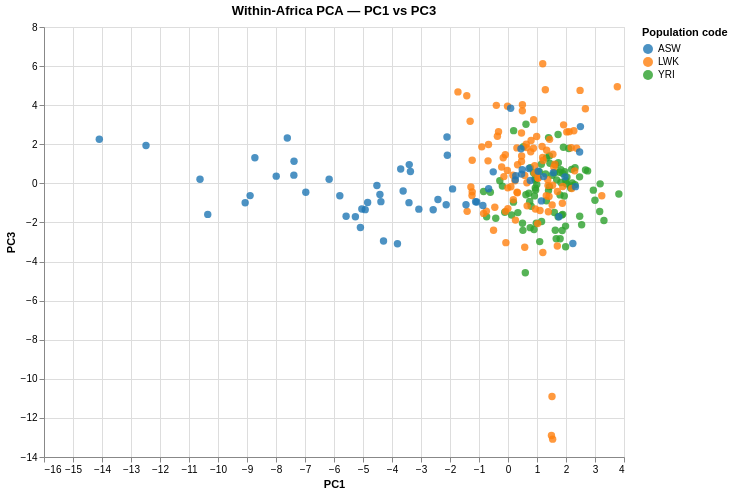

Source (notebook cell):
### Code cell
# Creating PC1 v PC3 chart

chart_afr_pc1v3 = alt.Chart(df_afr).mark_circle(size=55, opacity=0.8).encode(
    x='PC1:Q', y='PC3:Q',
    color=alt.Color('Population code:N',
        scale=alt.Scale(scheme='category10')),
    tooltip=['Sample:N', 'Population name:N']
).properties(
    title='Within-Africa PCA — PC1 vs PC3',
    width=580, height=430).interactive()

chart_afr_pc1v3.save('/Users/tim/bioinformatics-portfolio/01b-genes-and-geography/results/figures/pca_africa_pc1v3.html')
chart_afr_pc1v3

### Figure 1 — Vega-Lite specification as saved in the notebook (floating-point values rounded to 4 significant figures; data arrays with more than 128 entries replaced by an {"elided": "..."} marker saying what was removed)
{"config": {"view": {"continuousWidth": 300, "continuousHeight": 300}}, "data": {"name": "data-fe96d5c13c14603708888d23659a3aa4"}, "mark": {"type": "circle", "opacity": 0.8, "size": 55}, "encoding": {"color": {"field": "Population code", "scale": {"scheme": "category10"}, "type": "nominal"}, "tooltip": [{"field": "Sample", "type": "nominal"}, {"field": "Population name", "type": "nominal"}], "x": {"field": "PC1", "type": "quantitative"}, "y": {"field": "PC3", "type": "quantitative"}}, "height": 430, "params": [{"name": "param_1e9efca18e7a2868", "select": {"type": "interval", "encodings": ["x", "y"]}, "bind": "scales"}], "title": "Within-Africa PCA — PC1 vs PC3", "width": 580, "$schema": "https://vega.github.io/schema/vega-lite/v6.4.1.json", "datasets": {"data-fe96d5c13c14603708888d23659a3aa4": {"elided": "246 records"}}}
